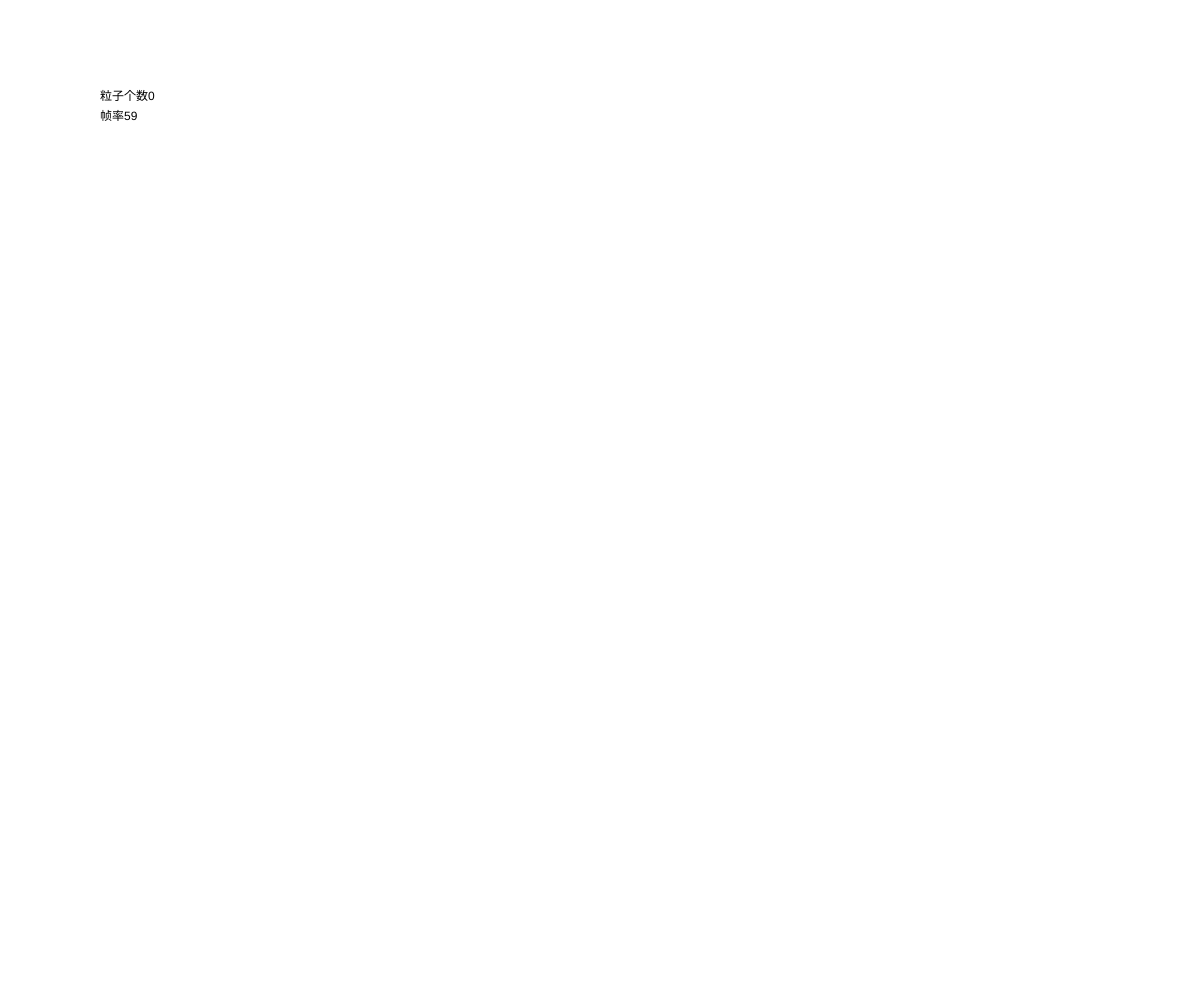
Frame 1 (no input)
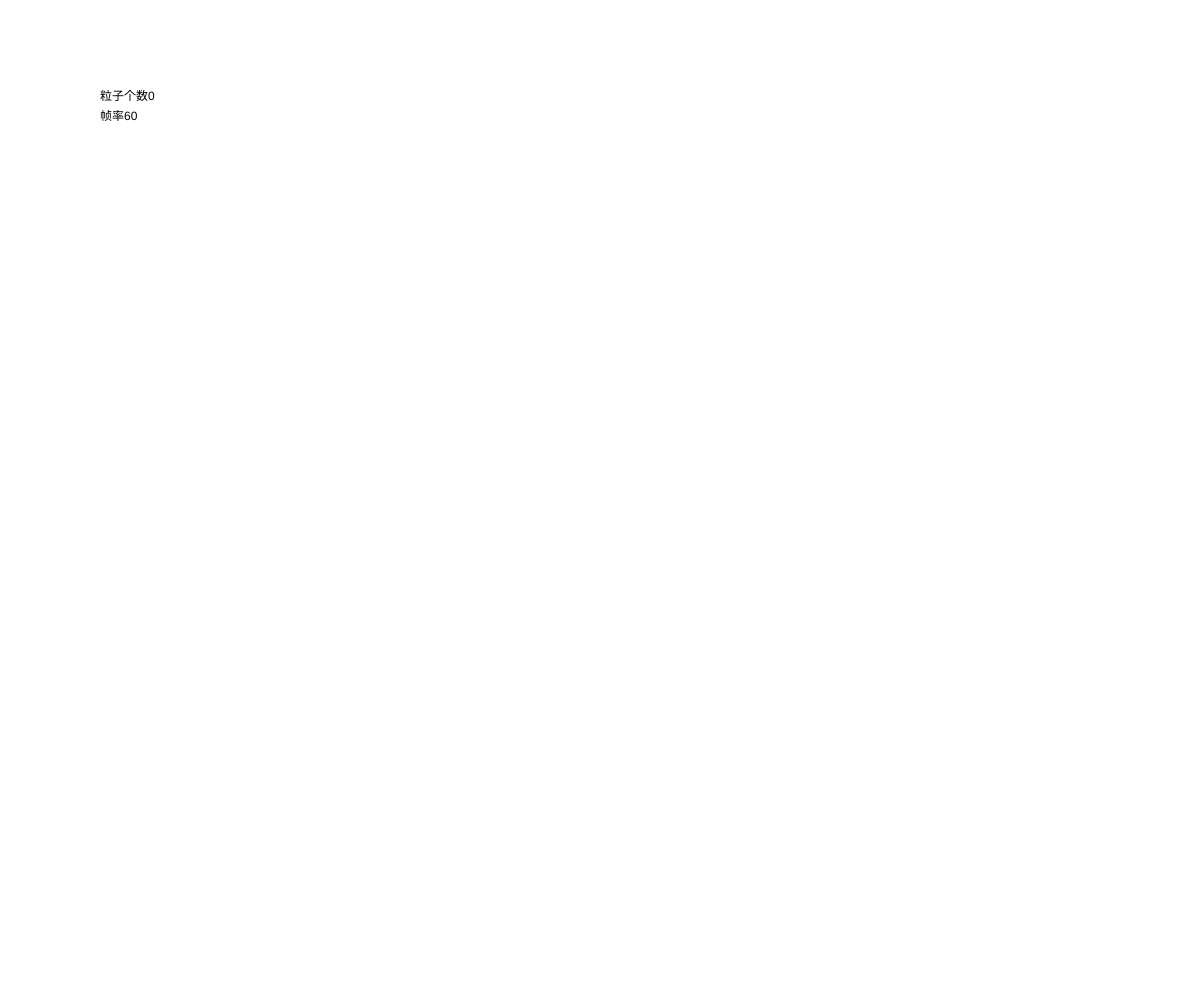
Frame 60 (no input)
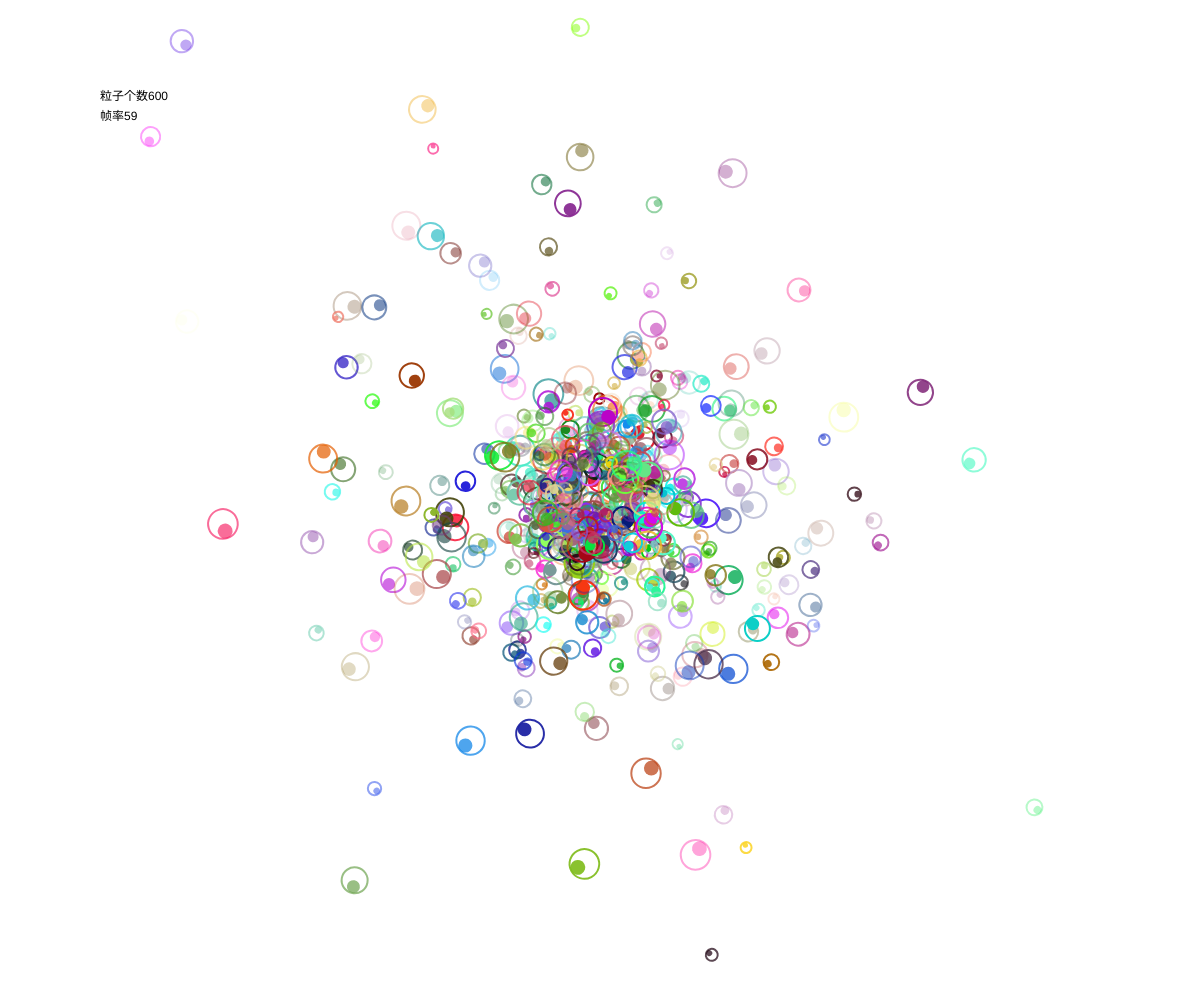
Frame 120 (the mouse pressed at the canvas centre since frame 60)

The p5.js sketch that drew these frames (run headless with seeded random() and noise() and a simulated clock; from frame 60 on, the mouse is pressed at the canvas centre):

// p5.js sketch
// ── sketch.js
class Particle{
  constructor(pos,size,lifespan){
    this.lifespan = lifespan;
    this.size = size;
    this.isDead = lifespan <= 0;

    this.pos = pos.copy();
    this.vel = createVector();
    this.acc = createVector();

    this.angle = random(0,Math.PI * 2);
    this.angleAcc = 0;
    this.angleVel = 0;

    this.color = color(random(0,255),random(0,255),random(0,255),255);
  }

  applyForce(force){
    this.acc.add(force);
  }

  applyTorque(torque){
    this.angleAcc += torque;
  }

  update(){
    this.vel.add(this.acc);
    this.pos.add(this.vel);
    this.acc.mult(0);

    this.angleVel += this.angleAcc;
    this.angle += this.angleVel;

    this.lifespan -= 1;
    if(this.lifespan <= 0)  {
      this.isDead = true;
      this.lifespan = 0;
    }
  }

  display(){
    this.color.setAlpha(this.lifespan);
    push();
      translate(this.pos.x,this.pos.y);
      rotate(this.angle);

      stroke(this.color);
      strokeWeight(2);
      noFill();
      circle(0,0,this.size);
      fill(this.color);
      noStroke();
      circle(0,0+this.size/4,this.size/2);
    pop();
  }
}

class ParticleSystem{
  constructor(){
    this.arr = [];
    this.pos = createVector(mouseX,mouseY);
  }

  generate(len){
    for(let i = 0;i < len;i ++){
      let life = random(100,300);
      let size = random(10,30);
      let randPos = p5.Vector.random2D().mult(random(30,60));
      let particle = new Particle(randPos.add(this.pos),size,life);
      this.arr.push(particle);
    }
  }

  getNum(){
    return this.arr.length;
  }

  run(){
    this.pos = createVector(mouseX,mouseY);
    text(`粒子个数${this.getNum()}`,100,100);
    text(`帧率${Math.floor(frameRate())}`,100,120);

    for(let i = this.arr.length - 1;i >= 0;i --){
      let item = this.arr[i];
      if(item.isDead){
        this.arr.splice(i,1);
      }
    }

    this.arr.forEach((p)=>{
      p.applyForce(p5.Vector.random2D());
      p.applyTorque(random(-0.1,0.1));
      p.update();
      p.display();
    });
  }
}


let particelSystem = null;
function setup() {
  createCanvas(windowWidth,windowHeight);
  particelSystem = new ParticleSystem();
}

function draw() {
  background(255);
  if(mouseIsPressed){
    particelSystem.generate(10);
  }
  particelSystem.run();
}
